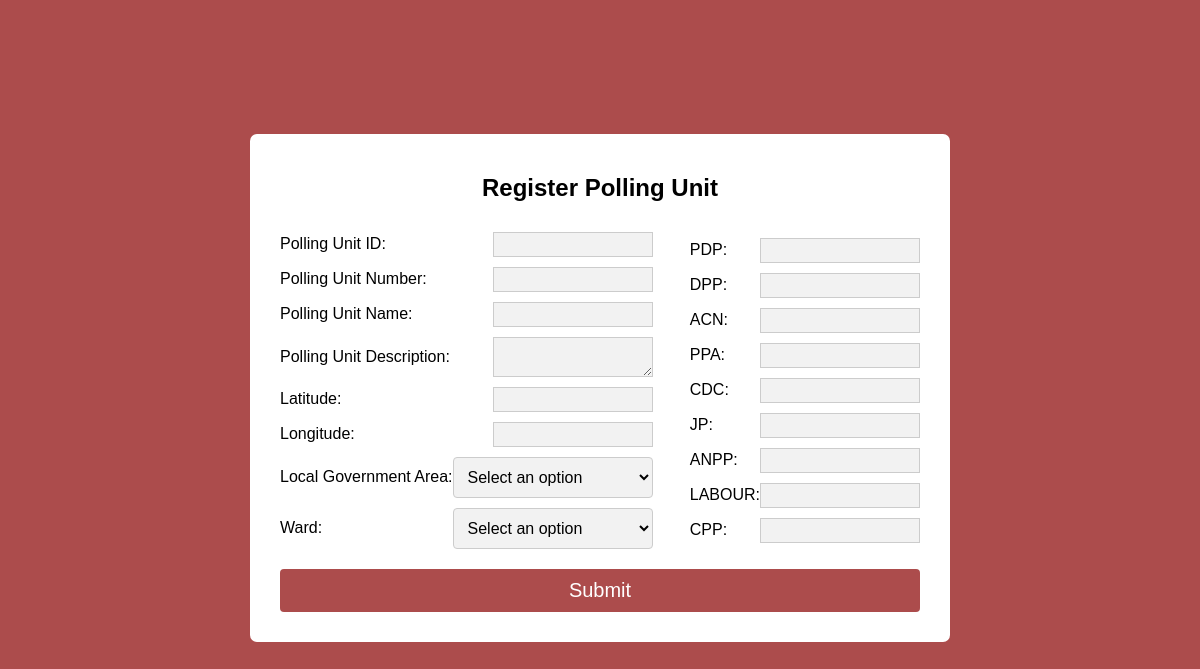
Page /polling/create_polling_unit/ on the committed database.
### polling/models.py (models this page shows, shortened)
class party(models.Model):
    partyid = models.CharField(max_length=11)
    partyname = models.CharField(max_length=11)
    class Meta:
        verbose_name_plural = 'parties'

### polling/views.py (the view, shortened to what this page needs)
# urls.py: path('create_polling_unit/', CreatePollingUnit.as_view(), name='create-polling-unit'),
class CreatePollingUnit(TemplateView):
    template_name='polling/create_polling_unit.html'
    def get_context_data(self, **kwargs: Any) -> Dict[str, Any]:
        context = super().get_context_data(**kwargs)
        context['lgas'] = lga.objects.all()
        context['parties'] = party.objects.all()
        return context

### polling/templates/polling/create_polling_unit.html (shortened to what this page needs)
{% load static %}
<!DOCTYPE html>
<html>
<head>
  <link rel="stylesheet" type="text/css" href="{% static 'polling/css/create.css' %}">
</head>
<body>
    <div id="formBx">
        <h2>Register Polling Unit</h2>
        <form method='post' id="polling-unit-form", action="">
        <div id="div">
          <div>
            <div class="form-group">
            <label for="polling_unit_id">Polling Unit ID:</label>
            <input id="polling_unit_id" name="polling_unit_id" type="number" required>
            </div>
            <div class="form-group">
            <label for="polling_unit_number">Polling Unit Number:</label>
            <input id="polling_unit_number" name="polling_unit_number" type="text" required>
            </div>
            <div class="form-group">
            <label for="polling_unit_name">Polling Unit Name:</label>
            <input id="polling_unit_name" name="polling_unit_name" type="text" required>
            </div>
            <div class="form-group">
            <label for="polling_unit_description">Polling Unit Description:</label>
            <textarea id="polling_unit_description" name="polling_unit_description" type="text" required></textarea>
            </div>
            <div class="form-group">
            <label for="lat">Latitude:</label>
            <input id="lat" name="lat" type="text" required>
            </div>
            <div class="form-group">
            <label for="long">Longitude:</label>
            <input id="long" name="long" type="text" required>
            </div>
            <div class="form-group">
            <label for="lga_id">Local Government Area:</label>
            <select name="lga_id" id="lga_id" class="custom-select" required>
                <option value="" disabled selected>Select an option</option>
              </select>
            </div>
              <div class="form-group">
                <label for="ward_id">Ward:</label>
              <select name="ward_id" id="ward_id" class="custom-select" required>
                <option value="" disabled selected>Select an option</option>
              </select>
            </div>
          </div>
            <div>
            {% for party in parties %}
            <div class="form-group">
              <label for="{{party.partyname}}">{{party.partyname}}:</label>
              <input id="{{party.partyname}}" name="party" type="number">
            </div>
            {% endfor %}
            </div>
        </div>
            <div class="form-group">
                <input id="submit" value='Submit' type="submit">
            </div>
        </form>
    </div>
</body>
</html>

### polling/static/polling/css/create.css (style rules this page uses)
* { font-family: 'Gill Sans', 'Gill Sans MT', Calibri, 'Trebuchet MS', sans-serif; }
body, #formBx { display: flex; justify-content: center; align-items: center; flex-direction: column; }
body { background: #ac4c4c; height : 95vh; }
#formBx { background: #fff; border-radius: 7px; padding: 20px; }
#polling-unit-form { width: 55vw; }
#polling-unit-form #div { display: flex; justify-content: space-between; align-items: center; flex-direction: row; }
.custom-select { width: 200px; padding: 10px; font-size: 16px; border: 1px solid #ccc; border-radius: 4px; }
.custom-select option { background-color: #f2f2f2; color: #333; }
.form-group { display: flex; justify-content: space-between; align-items: center; margin: 10px; }
input[type="submit"] { padding: 10px; font-size: 20px; color: white; background: #ac4c4c; outline: none; border: none; border-radius: 4px; width: 100%; }
input[type="text"], input[type="number"], select, textarea { background-color: #f2f2f2; border: 1px solid #ccc; width: 150px; padding: 4px; }

### rows in the picture
party: partyname "PDP"
party: partyname "DPP"
party: partyname "ACN"
party: partyname "PPA"
party: partyname "CDC"
party: partyname "JP"
party: partyname "ANPP"
party: partyname "LABOUR"
party: partyname "CPP"
